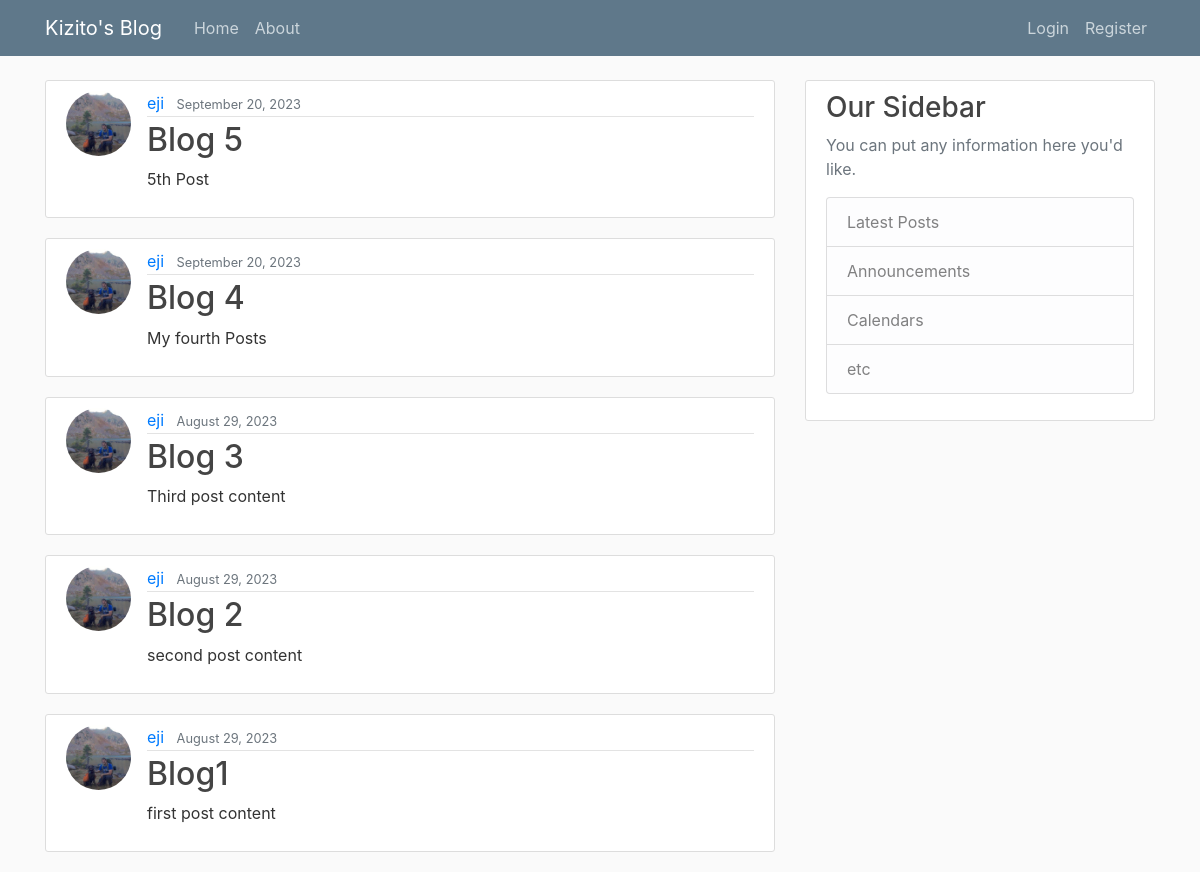
The app's page /, older data.
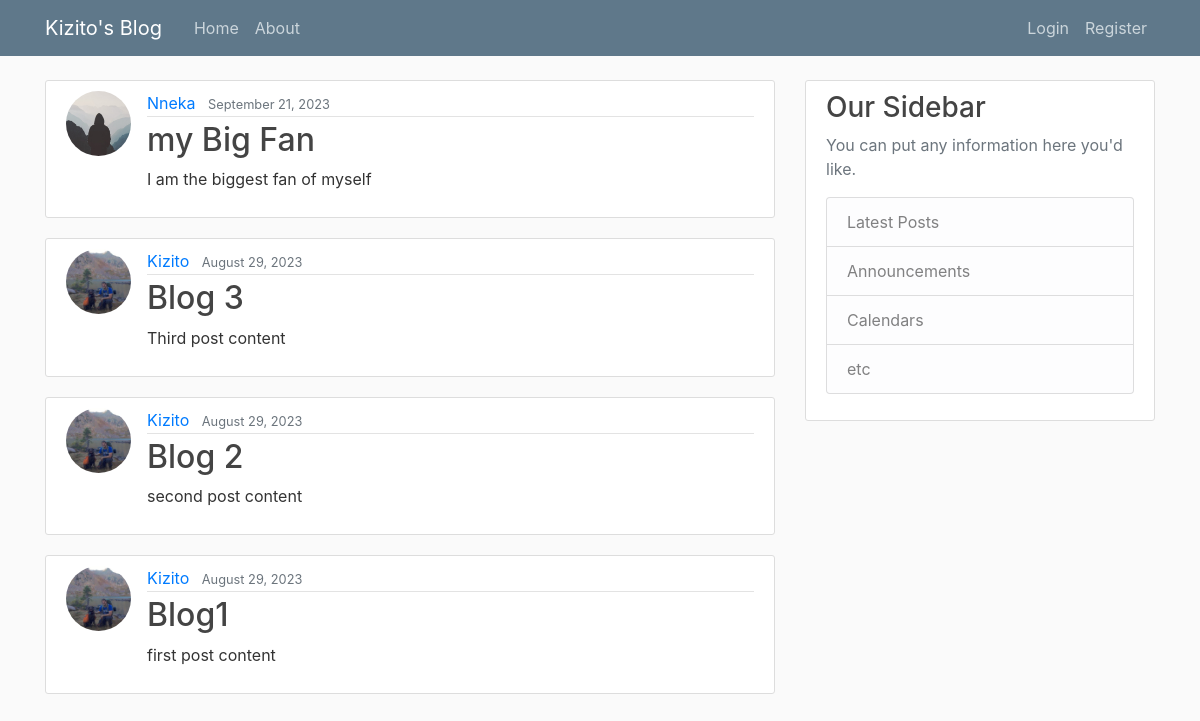
The same page, newer data.
### blog/models.py (models this page shows, shortened)
class Post(models.Model):
    title = models.CharField(max_length=100)
    content = models.TextField()
    date_posted = models.DateTimeField(default=timezone.now)
    author = models.ForeignKey(User, on_delete=models.CASCADE)

### users/models.py (models this page shows, shortened)
class Profile(models.Model):
    user = models.OneToOneField(User, on_delete = models.CASCADE)
    image = models.ImageField(default = 'defaults.jpg', upload_to = 'profile_pics')

### blog/views.py (the view)
# urls.py: path('', PostListView.as_view(), name = 'blog-home'),
class PostListView(ListView):
    model = Post
    template_name = 'blog/home.html'
    context_object_name = 'posts'
    ordering = ['-date_posted']

### blog/templates/blog/home.html
{% extends 'blog/base.html' %}
{% block content %}
{% for post in posts %}
        <article class="media content-section">
            <img class = "rounded-circle article-img" src="{{post.author.profile.image.url}}" alt="">
              <div class="media-body">
                <div class="article-metadata">
                  <a class="mr-2" href="#">{{ post.author }}</a>
                  <small class="text-muted">{{ post.date_posted|date:"F d, Y" }}</small>
                </div>
                <h2><a class="article-title" href="{% url 'post-detail' post.id%}">{{ post.title }}</a></h2>
                <p class="article-content">{{ post.content }}</p>
              </div>
        </article>
{% endfor %}
{% endblock %}

Row changes from the older to the newer data that the page shows:
removed Post: author.profile.image (picture), author "eji", date_posted "September 20, 2023", title "Blog 5", content "5th Post"
removed Post: author.profile.image (picture), author "eji", date_posted "September 20, 2023", title "Blog 4", content "My fourth Posts"
added Post: author.profile.image (placeholder picture), author "Nneka", date_posted "September 21, 2023", title "my Big Fan", content "I am the biggest fan of myself"
changed through a linked row, Post "Blog 3": author "eji" → "Kizito"
changed through a linked row, Post "Blog 2": author "eji" → "Kizito"
changed through a linked row, Post "Blog1": author "eji" → "Kizito"
